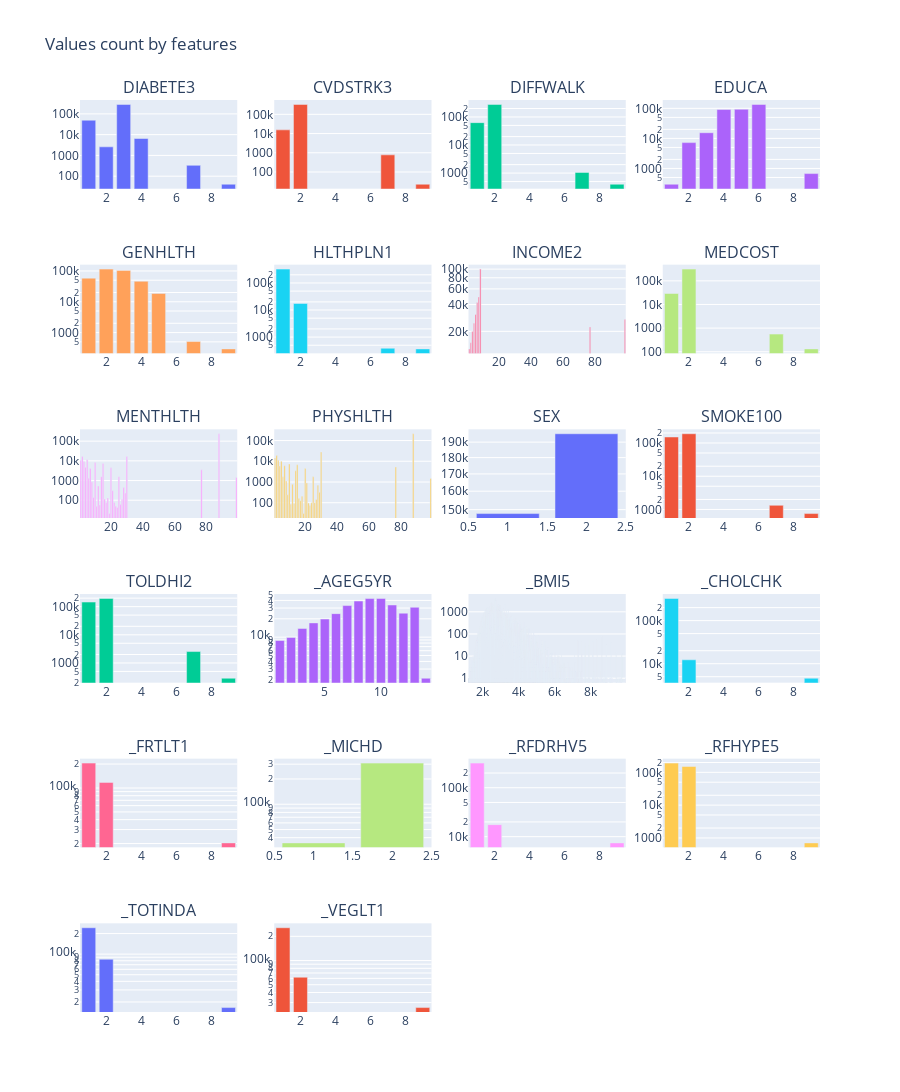

Notebook code for this chart:
### Code cell
fig = make_subplots(rows=6, 
                    cols=4,
                    subplot_titles=selected_features)

for idx, f in enumerate(selected_features):    
    data = df.group_by(f).agg(pl.count()).sort(f).to_dict()
    r, c = divmod(idx, 4)
    fig.add_trace(
        go.Bar(
            x=data[f],
            y=data['count'],
            ), 
        row=r+1, 
        col=c+1
        )
    
fig.update_layout(height=1200, 
                  showlegend=False,
                  title="Values count by features"
                  )
fig.update_yaxes(type='log')
fig.show()

### Figure 1 — Plotly figure (JSON) as saved in the notebook; plotly's stock layout.template omitted (floating-point values rounded to 4 significant figures; data arrays with more than 128 entries replaced by an {"elided": "..."} marker saying what was removed)
{"data": [{"type": "bar", "x": [1, 2, 3, 4, 7, 9], "xaxis": "x", "y": [49500, 2591, 284625, 6516, 333, 41], "yaxis": "y"}, {"type": "bar", "x": [1, 2, 7, 9], "xaxis": "x2", "y": [15528, 327279, 776, 23], "yaxis": "y2"}, {"type": "bar", "x": [1, 2, 7, 9], "xaxis": "x3", "y": [62806, 279342, 1057, 401], "yaxis": "y3"}, {"type": "bar", "x": [1, 2, 3, 4, 5, 6, 9], "xaxis": "x4", "y": [298, 7233, 15450, 91440, 93460, 135051, 674], "yaxis": "y4"}, {"type": "bar", "x": [1, 2, 3, 4, 5, 7, 9], "xaxis": "x5", "y": [58464, 114868, 104423, 46337, 18707, 512, 295], "yaxis": "y5"}, {"type": "bar", "x": [1, 2, 7, 9], "xaxis": "x6", "y": [325386, 17467, 387, 366], "yaxis": "y6"}, {"type": "bar", "x": [1, 2, 3, 4, 5, 6, 7, 8, 77, 99], "xaxis": "x7", "y": [12698, 14901, 19968, 24585, 30910, 42174, 48717, 100108, 22435, 27110], "yaxis": "y7"}, {"type": "bar", "x": [1, 2, 7, 9], "xaxis": "x8", "y": [29193, 313721, 560, 132], "yaxis": "y8"}, {"type": "bar", "x": [1, 2, 3, 4, 5, 6, 7, 8, 9, 10, 11, 12, 13, 14, 15, 16, 17, 18, 19, 20, 21, 22, 23, 24, 25, 26, 27, 28, 29, 30, 77, 88, 99], "xaxis": "x9", "y": [10665, 16418, 9384, 4786, 11267, 1307, 4033, 851, 139, 8180, 49, 534, 58, 1565, 7351, 115, 77, 128, 21, 4433, 305, 77, 50, 43, 1566, 60, 111, 439, 234, 16864, 3499, 237568, 1429], "yaxis": "y9"}, {"type": "bar", "x": [1, 2, 3, 4, 5, 6, 7, 8, 9, 10, 11, 12, 13, 14, 15, 16, 17, 18, 19, 20, 21, 22, 23, 24, 25, 26, 27, 28, 29, 30, 77, 88, 99], "xaxis": "x10", "y": [14179, 18771, 11059, 5901, 9912, 1782, 6075, 1103, 243, 7407, 85, 770, 92, 3504, 6756, 158, 125, 208, 30, 4421, 902, 96, 73, 100, 1780, 101, 143, 690, 319, 27982, 5296, 212065, 1478], "yaxis": "y10"}, {"type": "bar", "x": [1, 2], "xaxis": "x11", "y": [147948, 195658], "yaxis": "y11"}, {"type": "bar", "x": [1, 2, 7, 9], "xaxis": "x12", "y": [151776, 189742, 1335, 753], "yaxis": "y12"}, {"type": "bar", "x": [1, 2, 7, 9], "xaxis": "x13", "y": [145274, 195502, 2543, 287], "yaxis": "y13"}, {"type": "bar", "x": [1, 2, 3, 4, 5, 6, 7, 8, 9, 10, 11, 12, 13, 14], "xaxis": "x14", "y": [8806, 9882, 13906, 17150, 19817, 24314, 32981, 39142, 42971, 43161, 33695, 24748, 30912, 2121], "yaxis": "y14"}, {"type": "bar", "x": {"elided": "3557 int values"}, "xaxis": "x15", "y": {"elided": "3557 int values"}, "yaxis": "y15"}, {"type": "bar", "x": [1, 2, 9], "xaxis": "x16", "y": [326677, 12325, 4604], "yaxis": "y16"}, {"type": "bar", "x": [1, 2, 9], "xaxis": "x17", "y": [205614, 117608, 20384], "yaxis": "y17"}, {"type": "bar", "x": [1, 2], "xaxis": "x18", "y": [34662, 308944], "yaxis": "y18"}, {"type": "bar", "x": [1, 2, 9], "xaxis": "x19", "y": [318544, 17607, 7455], "yaxis": "y19"}, {"type": "bar", "x": [1, 2, 9], "xaxis": "x20", "y": [191600, 151300, 706], "yaxis": "y20"}, {"type": "bar", "x": [1, 2, 9], "xaxis": "x21", "y": [242783, 84257, 16566], "yaxis": "y21"}, {"type": "bar", "x": [1, 2, 9], "xaxis": "x22", "y": [255637, 61978, 25991], "yaxis": "y22"}], "layout": {"annotations": [{"font": {"size": 16}, "showarrow": false, "text": "DIABETE3", "x": 0.1062, "xanchor": "center", "xref": "paper", "y": 1.0, "yanchor": "bottom", "yref": "paper"}, {"font": {"size": 16}, "showarrow": false, "text": "CVDSTRK3", "x": 0.3688, "xanchor": "center", "xref": "paper", "y": 1.0, "yanchor": "bottom", "yref": "paper"}, {"font": {"size": 16}, "showarrow": false, "text": "DIFFWALK", "x": 0.6313, "xanchor": "center", "xref": "paper", "y": 1.0, "yanchor": "bottom", "yref": "paper"}, {"font": {"size": 16}, "showarrow": false, "text": "EDUCA", "x": 0.8938, "xanchor": "center", "xref": "paper", "y": 1.0, "yanchor": "bottom", "yref": "paper"}, {"font": {"size": 16}, "showarrow": false, "text": "GENHLTH", "x": 0.1062, "xanchor": "center", "xref": "paper", "y": 0.8194, "yanchor": "bottom", "yref": "paper"}, {"font": {"size": 16}, "showarrow": false, "text": "HLTHPLN1", "x": 0.3688, "xanchor": "center", "xref": "paper", "y": 0.8194, "yanchor": "bottom", "yref": "paper"}, {"font": {"size": 16}, "showarrow": false, "text": "INCOME2", "x": 0.6313, "xanchor": "center", "xref": "paper", "y": 0.8194, "yanchor": "bottom", "yref": "paper"}, {"font": {"size": 16}, "showarrow": false, "text": "MEDCOST", "x": 0.8938, "xanchor": "center", "xref": "paper", "y": 0.8194, "yanchor": "bottom", "yref": "paper"}, {"font": {"size": 16}, "showarrow": false, "text": "MENTHLTH", "x": 0.1062, "xanchor": "center", "xref": "paper", "y": 0.6389, "yanchor": "bottom", "yref": "paper"}, {"font": {"size": 16}, "showarrow": false, "text": "PHYSHLTH", "x": 0.3688, "xanchor": "center", "xref": "paper", "y": 0.6389, "yanchor": "bottom", "yref": "paper"}, {"font": {"size": 16}, "showarrow": false, "text": "SEX", "x": 0.6313, "xanchor": "center", "xref": "paper", "y": 0.6389, "yanchor": "bottom", "yref": "paper"}, {"font": {"size": 16}, "showarrow": false, "text": "SMOKE100", "x": 0.8938, "xanchor": "center", "xref": "paper", "y": 0.6389, "yanchor": "bottom", "yref": "paper"}, {"font": {"size": 16}, "showarrow": false, "text": "TOLDHI2", "x": 0.1062, "xanchor": "center", "xref": "paper", "y": 0.4583, "yanchor": "bottom", "yref": "paper"}, {"font": {"size": 16}, "showarrow": false, "text": "_AGEG5YR", "x": 0.3688, "xanchor": "center", "xref": "paper", "y": 0.4583, "yanchor": "bottom", "yref": "paper"}, {"font": {"size": 16}, "showarrow": false, "text": "_BMI5", "x": 0.6313, "xanchor": "center", "xref": "paper", "y": 0.4583, "yanchor": "bottom", "yref": "paper"}, {"font": {"size": 16}, "showarrow": false, "text": "_CHOLCHK", "x": 0.8938, "xanchor": "center", "xref": "paper", "y": 0.4583, "yanchor": "bottom", "yref": "paper"}, {"font": {"size": 16}, "showarrow": false, "text": "_FRTLT1", "x": 0.1062, "xanchor": "center", "xref": "paper", "y": 0.2778, "yanchor": "bottom", "yref": "paper"}, {"font": {"size": 16}, "showarrow": false, "text": "_MICHD", "x": 0.3688, "xanchor": "center", "xref": "paper", "y": 0.2778, "yanchor": "bottom", "yref": "paper"}, {"font": {"size": 16}, "showarrow": false, "text": "_RFDRHV5", "x": 0.6313, "xanchor": "center", "xref": "paper", "y": 0.2778, "yanchor": "bottom", "yref": "paper"}, {"font": {"size": 16}, "showarrow": false, "text": "_RFHYPE5", "x": 0.8938, "xanchor": "center", "xref": "paper", "y": 0.2778, "yanchor": "bottom", "yref": "paper"}, {"font": {"size": 16}, "showarrow": false, "text": "_TOTINDA", "x": 0.1062, "xanchor": "center", "xref": "paper", "y": 0.09722, "yanchor": "bottom", "yref": "paper"}, {"font": {"size": 16}, "showarrow": false, "text": "_VEGLT1", "x": 0.3688, "xanchor": "center", "xref": "paper", "y": 0.09722, "yanchor": "bottom", "yref": "paper"}], "height": 1200, "showlegend": false, "title": {"text": "Values count by features"}, "xaxis": {"anchor": "y", "domain": [0, 0.2125]}, "xaxis10": {"anchor": "y10", "domain": [0.2625, 0.475]}, "xaxis11": {"anchor": "y11", "domain": [0.525, 0.7375]}, "xaxis12": {"anchor": "y12", "domain": [0.7875, 1]}, "xaxis13": {"anchor": "y13", "domain": [0, 0.2125]}, "xaxis14": {"anchor": "y14", "domain": [0.2625, 0.475]}, "xaxis15": {"anchor": "y15", "domain": [0.525, 0.7375]}, "xaxis16": {"anchor": "y16", "domain": [0.7875, 1]}, "xaxis17": {"anchor": "y17", "domain": [0, 0.2125]}, "xaxis18": {"anchor": "y18", "domain": [0.2625, 0.475]}, "xaxis19": {"anchor": "y19", "domain": [0.525, 0.7375]}, "xaxis2": {"anchor": "y2", "domain": [0.2625, 0.475]}, "xaxis20": {"anchor": "y20", "domain": [0.7875, 1]}, "xaxis21": {"anchor": "y21", "domain": [0, 0.2125]}, "xaxis22": {"anchor": "y22", "domain": [0.2625, 0.475]}, "xaxis23": {"anchor": "y23", "domain": [0.525, 0.7375]}, "xaxis24": {"anchor": "y24", "domain": [0.7875, 1]}, "xaxis3": {"anchor": "y3", "domain": [0.525, 0.7375]}, "xaxis4": {"anchor": "y4", "domain": [0.7875, 1]}, "xaxis5": {"anchor": "y5", "domain": [0, 0.2125]}, "xaxis6": {"anchor": "y6", "domain": [0.2625, 0.475]}, "xaxis7": {"anchor": "y7", "domain": [0.525, 0.7375]}, "xaxis8": {"anchor": "y8", "domain": [0.7875, 1]}, "xaxis9": {"anchor": "y9", "domain": [0, 0.2125]}, "yaxis": {"anchor": "x", "domain": [0.9028, 1.0], "type": "log"}, "yaxis10": {"anchor": "x10", "domain": [0.5417, 0.6389], "type": "log"}, "yaxis11": {"anchor": "x11", "domain": [0.5417, 0.6389], "type": "log"}, "yaxis12": {"anchor": "x12", "domain": [0.5417, 0.6389], "type": "log"}, "yaxis13": {"anchor": "x13", "domain": [0.3611, 0.4583], "type": "log"}, "yaxis14": {"anchor": "x14", "domain": [0.3611, 0.4583], "type": "log"}, "yaxis15": {"anchor": "x15", "domain": [0.3611, 0.4583], "type": "log"}, "yaxis16": {"anchor": "x16", "domain": [0.3611, 0.4583], "type": "log"}, "yaxis17": {"anchor": "x17", "domain": [0.1806, 0.2778], "type": "log"}, "yaxis18": {"anchor": "x18", "domain": [0.1806, 0.2778], "type": "log"}, "yaxis19": {"anchor": "x19", "domain": [0.1806, 0.2778], "type": "log"}, "yaxis2": {"anchor": "x2", "domain": [0.9028, 1.0], "type": "log"}, "yaxis20": {"anchor": "x20", "domain": [0.1806, 0.2778], "type": "log"}, "yaxis21": {"anchor": "x21", "domain": [0, 0.09722], "type": "log"}, "yaxis22": {"anchor": "x22", "domain": [0, 0.09722], "type": "log"}, "yaxis23": {"anchor": "x23", "domain": [0, 0.09722], "type": "log"}, "yaxis24": {"anchor": "x24", "domain": [0, 0.09722], "type": "log"}, "yaxis3": {"anchor": "x3", "domain": [0.9028, 1.0], "type": "log"}, "yaxis4": {"anchor": "x4", "domain": [0.9028, 1.0], "type": "log"}, "yaxis5": {"anchor": "x5", "domain": [0.7222, 0.8194], "type": "log"}, "yaxis6": {"anchor": "x6", "domain": [0.7222, 0.8194], "type": "log"}, "yaxis7": {"anchor": "x7", "domain": [0.7222, 0.8194], "type": "log"}, "yaxis8": {"anchor": "x8", "domain": [0.7222, 0.8194], "type": "log"}, "yaxis9": {"anchor": "x9", "domain": [0.5417, 0.6389], "type": "log"}}}
